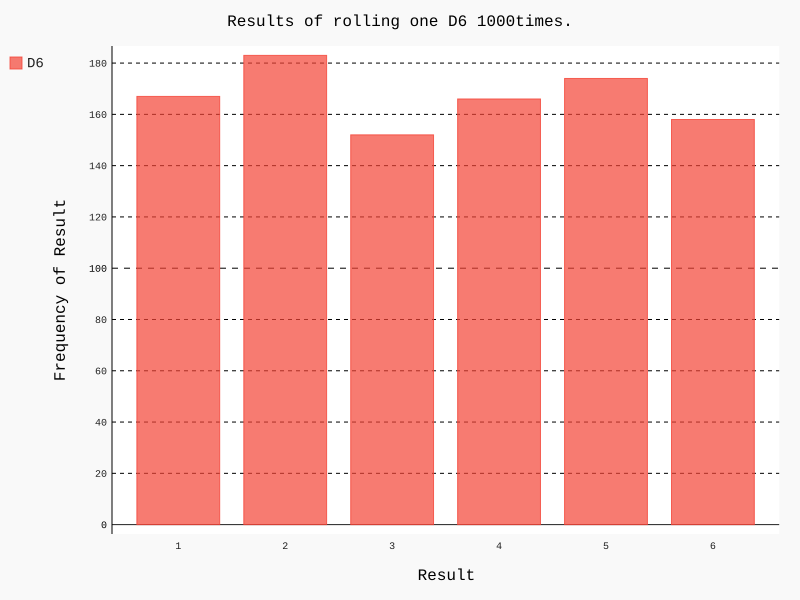

Write Python code to recreate this figure.
import pygal
from die import Die


# Cria um daado de 6 lados
die = Die()

# Faz alguns lançamentos e armazena os resultados em uma lista
results = []
for roll_num in range(1000):
    result = die.roll()
    results.append(result)

# Analisa os resultados
frequencies = []
for value in range(1, die.num_sides+1):
    frequency = results.count(value)
    frequencies.append(frequency)

# Visualiza os resultados
hist = pygal.Bar()
hist.title = "Results of rolling one D6 1000times."
hist.x_labels = ['1', '2', '3', '4', '5', '6']
hist.x_title = "Result"
hist.y_title = "Frequency of Result"
hist.add('D6', frequencies)
hist.render_to_file('die_visual.svg')
